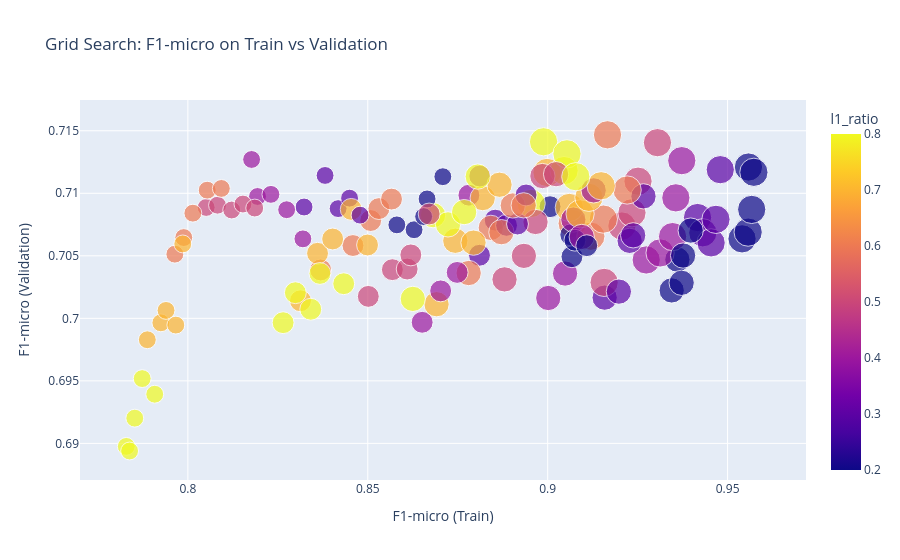

This figure's notebook cell:
### Markdown cell above
### 9. **Grid Search for hyperparameter tuning**

### Code cell
# -----------------------------
# Label columns
# -----------------------------
label_cols = ["Attitude_Towards_Students", "Campus_conditions", "Corruption",
              "Academic_Process_Management", "Education_Quality"]

# -----------------------------
# Load precomputed embeddings (self-supervised)
# -----------------------------
val_emb = np.load("C:/Users/Користувач/Desktop/NLP_files/embeddings/val_embeddings.npy")


X_emb_sparse = csr_matrix(val_emb)
y_labeled = val_df[label_cols].values

# -----------------------------
# Grid parameters
# -----------------------------
min_dfs = [10, 12, 15, 17, 20]
l1_ratios = [0.2, 0.3, 0.4, 0.5, 0.6, 0.7, 0.8]
Cs = [1, 1.5, 2, 2.5]

# -----------------------------
# Store results
# -----------------------------
results = {"min_df": [], "l1_ratio": [], "C": [], "f1_micro_train": [], "f1_micro_val": []}

# -----------------------------
# Grid search loop
# -----------------------------
for min_df, l1_ratio, C in product(min_dfs, l1_ratios, Cs):
    print(f"Running min_df={min_df}, l1_ratio={l1_ratio}, C={C}")

    # 1. TF-IDF vectorization
    vectorizer = TfidfVectorizer(ngram_range=(1,2), max_features=10000, min_df=min_df)
    vectorizer.fit(full_df["Lemmatized_Text"])
    X_tfidf = vectorizer.transform(val_df["Lemmatized_Text"])

    # 2. Combine TF-IDF + embeddings
    X_combined = hstack([X_tfidf, X_emb_sparse])

    # 3. K-Fold CV
    kf = KFold(n_splits=5, shuffle=True, random_state=42)
    f1_train_list, f1_val_list = [], []

    for tr_idx, val_idx in kf.split(X_combined):
        X_tr, X_val_fold = X_combined[tr_idx], X_combined[val_idx]
        y_tr, y_val_fold = y_labeled[tr_idx], y_labeled[val_idx]

        clf = OneVsRestClassifier(
            LogisticRegression(
                max_iter=3000,
                solver="saga",
                class_weight="balanced",
                penalty="elasticnet",
                l1_ratio=l1_ratio,
                C=C,
                random_state=42
            )
        )
        clf.fit(X_tr, y_tr)
        y_tr_pred = clf.predict(X_tr)
        y_val_pred = clf.predict(X_val_fold)

        f1_train_list.append(f1_score(y_tr, y_tr_pred, average="micro"))
        f1_val_list.append(f1_score(y_val_fold, y_val_pred, average="micro"))

    # 4. Save averaged results
    results["min_df"].append(min_df)
    results["l1_ratio"].append(l1_ratio)
    results["C"].append(C)
    results["f1_micro_train"].append(np.mean(f1_train_list))
    results["f1_micro_val"].append(np.mean(f1_val_list))

# -----------------------------
# Plotting (optional)
# Convert results dictionary to DataFrame
df_results = pd.DataFrame(results)

# Create interactive scatter plot
fig = px.scatter(
    df_results,
    x="f1_micro_train",         # X-axis: F1-micro on training set
    y="f1_micro_val",           # Y-axis: F1-micro on validation set
    color="l1_ratio",           # Color points by l1_ratio
    size="C",                   # Size points by C parameter
    hover_data=["min_df", "l1_ratio", "C"],  # Show these values when hovering
    title="Grid Search: F1-micro on Train vs Validation"
)

# Update axis titles
fig.update_layout(
    xaxis_title="F1-micro (Train)",
    yaxis_title="F1-micro (Validation)"
)

# Show interactive plot in Colab / Jupyter
fig.show()

# -----------------------------
# Optional: Save static PNG for GitHub
# -----------------------------
# Install kaleido once if not installed: !pip install -q kaleido
fig.write_image("grid_search_scatter.png")

# -----------------------------
# Optional: Display a table of results under the plot
# -----------------------------
# This helps to see which hyperparameter combination corresponds to each point
display(df_results[['f1_micro_train','f1_micro_val','min_df','l1_ratio','C']])

### Figure 1 — Plotly figure (JSON) as saved in the notebook; plotly's stock layout.template omitted (floating-point values rounded to 4 significant figures; data arrays with more than 128 entries replaced by an {"elided": "..."} marker saying what was removed)
{"data": [{"customdata": {"elided": "140x3 float values"}, "hovertemplate": "f1_micro_train=%{x}<br>f1_micro_val=%{y}<br>C=%{customdata[2]}<br>min_df=%{customdata[0]}<br>l1_ratio=%{marker.color}<extra></extra>", "legendgroup": "", "marker": {"color": {"elided": "140 float values"}, "coloraxis": "coloraxis", "size": {"elided": "140 float values"}, "sizemode": "area", "sizeref": 0.00625, "symbol": "circle"}, "mode": "markers", "name": "", "orientation": "v", "showlegend": false, "type": "scatter", "x": {"elided": "140 float values"}, "xaxis": "x", "y": {"elided": "140 float values"}, "yaxis": "y"}], "layout": {"coloraxis": {"colorbar": {"title": {"text": "l1_ratio"}}, "colorscale": [[0, "#0d0887"], [0.1111, "#46039f"], [0.2222, "#7201a8"], [0.3333, "#9c179e"], [0.4444, "#bd3786"], [0.5556, "#d8576b"], [0.6667, "#ed7953"], [0.7778, "#fb9f3a"], [0.8889, "#fdca26"], [1, "#f0f921"]]}, "legend": {"itemsizing": "constant", "tracegroupgap": 0}, "title": {"text": "Grid Search: F1-micro on Train vs Validation"}, "xaxis": {"anchor": "y", "domain": [0, 1], "title": {"text": "F1-micro (Train)"}}, "yaxis": {"anchor": "x", "domain": [0, 1], "title": {"text": "F1-micro (Validation)"}}}}
